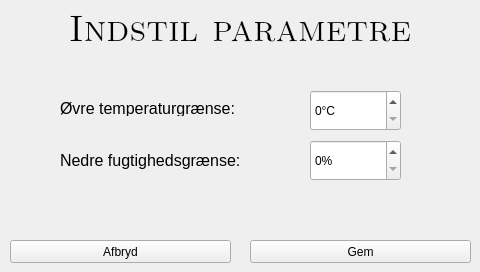
<?xml version="1.0" encoding="UTF-8"?>
<ui version="4.0">
 <class>winConfigPar</class>
 <widget class="QWidget" name="winConfigPar">
  <property name="geometry">
   <rect>
    <x>0</x>
    <y>0</y>
    <width>480</width>
    <height>272</height>
   </rect>
  </property>
  <property name="minimumSize">
   <size>
    <width>480</width>
    <height>272</height>
   </size>
  </property>
  <property name="maximumSize">
   <size>
    <width>480</width>
    <height>272</height>
   </size>
  </property>
  <property name="windowTitle">
   <string>Form</string>
  </property>
  <widget class="QLabel" name="lTemp">
   <property name="geometry">
    <rect>
     <x>60</x>
     <y>100</y>
     <width>231</width>
     <height>16</height>
    </rect>
   </property>
   <property name="font">
    <font>
     <pointsize>12</pointsize>
    </font>
   </property>
   <property name="text">
    <string>Øvre temperaturgrænse:</string>
   </property>
  </widget>
  <widget class="QPushButton" name="bAbort">
   <property name="geometry">
    <rect>
     <x>10</x>
     <y>240</y>
     <width>221</width>
     <height>23</height>
    </rect>
   </property>
   <property name="text">
    <string>Afbryd</string>
   </property>
  </widget>
  <widget class="QSpinBox" name="sbTemp">
   <property name="geometry">
    <rect>
     <x>310</x>
     <y>90</y>
     <width>91</width>
     <height>41</height>
    </rect>
   </property>
   <property name="suffix">
    <string>°C</string>
   </property>
  </widget>
  <widget class="QLabel" name="lHumi">
   <property name="geometry">
    <rect>
     <x>60</x>
     <y>150</y>
     <width>231</width>
     <height>20</height>
    </rect>
   </property>
   <property name="font">
    <font>
     <pointsize>12</pointsize>
    </font>
   </property>
   <property name="text">
    <string>Nedre fugtighedsgrænse:</string>
   </property>
  </widget>
  <widget class="QSpinBox" name="sbHumi">
   <property name="geometry">
    <rect>
     <x>310</x>
     <y>140</y>
     <width>91</width>
     <height>41</height>
    </rect>
   </property>
   <property name="suffix">
    <string>%</string>
   </property>
   <property name="prefix">
    <string/>
   </property>
  </widget>
  <widget class="QLabel" name="lHead">
   <property name="enabled">
    <bool>true</bool>
   </property>
   <property name="geometry">
    <rect>
     <x>0</x>
     <y>0</y>
     <width>480</width>
     <height>51</height>
    </rect>
   </property>
   <property name="font">
    <font>
     <family>Latin Modern Roman Caps</family>
     <pointsize>28</pointsize>
     <underline>false</underline>
    </font>
   </property>
   <property name="text">
    <string>Indstil parametre</string>
   </property>
   <property name="textFormat">
    <enum>Qt::AutoText</enum>
   </property>
   <property name="scaledContents">
    <bool>false</bool>
   </property>
   <property name="alignment">
    <set>Qt::AlignCenter</set>
   </property>
  </widget>
  <widget class="QPushButton" name="bSave">
   <property name="geometry">
    <rect>
     <x>250</x>
     <y>240</y>
     <width>221</width>
     <height>23</height>
    </rect>
   </property>
   <property name="text">
    <string>Gem</string>
   </property>
  </widget>
 </widget>
 <resources/>
 <connections/>
</ui>
